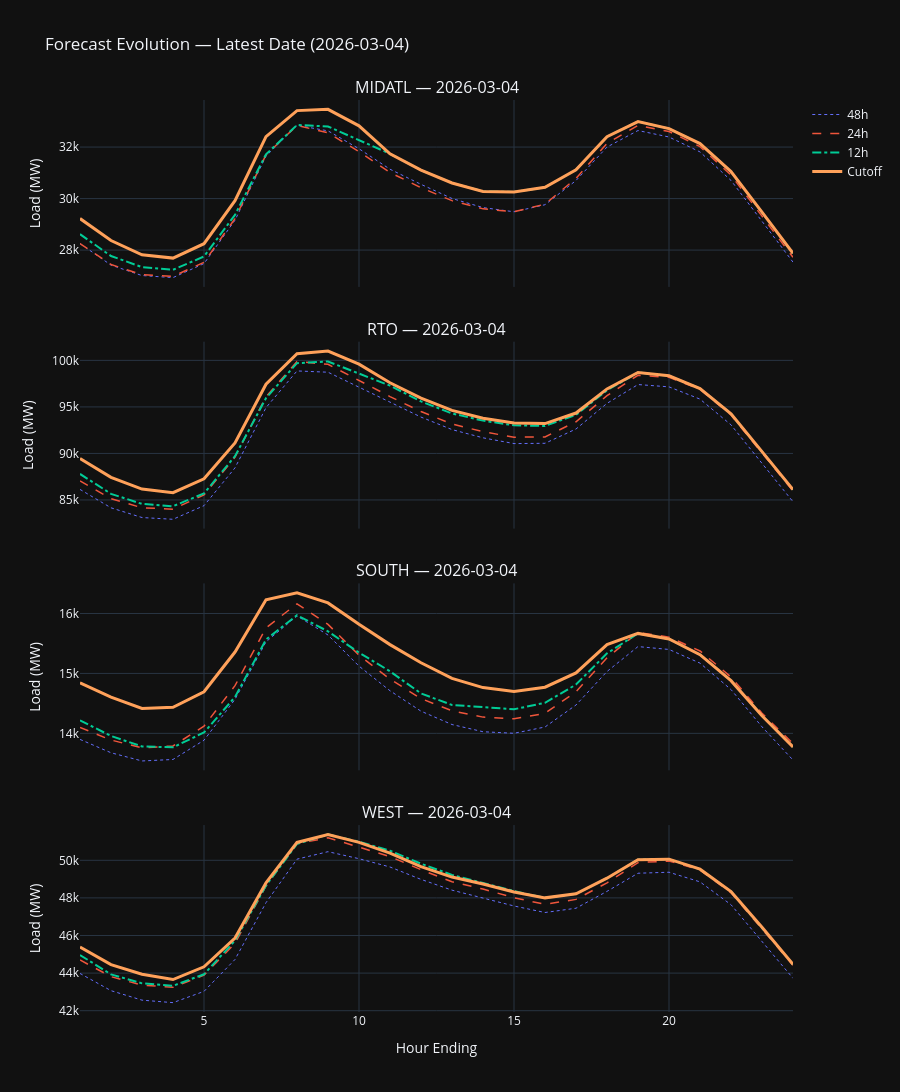

The cell this chart's notebook holds for it:
### Markdown cell above
## 3. Forecast Evolution — Cutoff vs Lookbacks

### Code cell
# For each region, overlay 48h → 24h → 12h → cutoff for the latest forecast_date
latest_date = df["forecast_date"].max()
df_latest = df[df["forecast_date"] == latest_date].copy()

regions = sorted(df_latest["region"].unique())
fig = make_subplots(
    rows=len(regions), cols=1,
    shared_xaxes=True,
    subplot_titles=[f"{r} — {latest_date}" for r in regions],
    vertical_spacing=0.06,
)

colors = {"48h": "#636EFA", "24h": "#EF553B", "12h": "#00CC96", "Cutoff": "#FFA15A"}
dashes = {"48h": "dot", "24h": "dash", "12h": "dashdot", "Cutoff": "solid"}

for i, region in enumerate(regions, 1):
    rdf = df_latest[df_latest["region"] == region].sort_values("hour_ending")

    for label, col, width in [
        ("48h", "load_mw_48h", 1),
        ("24h", "load_mw_24h", 1.5),
        ("12h", "load_mw_12h", 2),
        ("Cutoff", "cutoff_load_mw", 3),
    ]:
        fig.add_trace(
            go.Scatter(
                x=rdf["hour_ending"],
                y=rdf[col],
                name=label,
                line=dict(color=colors[label], dash=dashes[label], width=width),
                showlegend=(i == 1),
            ),
            row=i, col=1,
        )

fig.update_layout(
    height=300 * len(regions),
    template="plotly_dark",
    title_text=f"Forecast Evolution — Latest Date ({latest_date})",
)
fig.update_yaxes(title_text="Load (MW)")
fig.update_xaxes(title_text="Hour Ending", row=len(regions), col=1)
fig.show()

### Figure 1 — Plotly figure (JSON) as saved in the notebook; plotly's stock layout.template omitted (floating-point values rounded to 4 significant figures)
{"data": [{"line": {"color": "#636EFA", "dash": "dot", "width": 1}, "name": "48h", "showlegend": true, "type": "scatter", "x": [1, 2, 3, 4, 5, 6, 7, 8, 9, 10, 11, 12, 13, 14, 15, 16, 17, 18, 19, 20, 21, 22, 23, 24], "xaxis": "x", "y": [28250.0, 27420.0, 27010.0, 26930.0, 27480.0, 29160.0, 31650.0, 32840.0, 32630.0, 31940.0, 31140.0, 30550.0, 30000.0, 29650.0, 29490.0, 29760.0, 30700.0, 32000.0, 32640.0, 32390.0, 31810.0, 30700.0, 29120.0, 27530.0], "yaxis": "y"}, {"line": {"color": "#EF553B", "dash": "dash", "width": 1.5}, "name": "24h", "showlegend": true, "type": "scatter", "x": [1, 2, 3, 4, 5, 6, 7, 8, 9, 10, 11, 12, 13, 14, 15, 16, 17, 18, 19, 20, 21, 22, 23, 24], "xaxis": "x", "y": [28250.0, 27440.0, 27040.0, 26980.0, 27520.0, 29220.0, 31700.0, 32840.0, 32550.0, 31820.0, 31010.0, 30420.0, 29920.0, 29600.0, 29490.0, 29780.0, 30790.0, 32140.0, 32840.0, 32600.0, 32020.0, 30910.0, 29320.0, 27720.0], "yaxis": "y"}, {"line": {"color": "#00CC96", "dash": "dashdot", "width": 2}, "name": "12h", "showlegend": true, "type": "scatter", "x": [1, 2, 3, 4, 5, 6, 7, 8, 9, 10, 11, 12, 13, 14, 15, 16, 17, 18, 19, 20, 21, 22, 23, 24], "xaxis": "x", "y": [28620.0, 27770.0, 27340.0, 27230.0, 27750.0, 29370.0, 31720.0, 32860.0, 32800.0, 32280.0, 31740.0, 31110.0, 30600.0, 30280.0, 30260.0, 30440.0, 31120.0, 32400.0, 32990.0, 32720.0, 32140.0, 31050.0, 29470.0, 27880.0], "yaxis": "y"}, {"line": {"color": "#FFA15A", "dash": "solid", "width": 3}, "name": "Cutoff", "showlegend": true, "type": "scatter", "x": [1, 2, 3, 4, 5, 6, 7, 8, 9, 10, 11, 12, 13, 14, 15, 16, 17, 18, 19, 20, 21, 22, 23, 24], "xaxis": "x", "y": [29220.0, 28370.0, 27820.0, 27690.0, 28250.0, 29920.0, 32410.0, 33420.0, 33460.0, 32820.0, 31740.0, 31110.0, 30600.0, 30280.0, 30260.0, 30440.0, 31120.0, 32400.0, 32990.0, 32720.0, 32140.0, 31050.0, 29470.0, 27880.0], "yaxis": "y"}, {"line": {"color": "#636EFA", "dash": "dot", "width": 1}, "name": "48h", "showlegend": false, "type": "scatter", "x": [1, 2, 3, 4, 5, 6, 7, 8, 9, 10, 11, 12, 13, 14, 15, 16, 17, 18, 19, 20, 21, 22, 23, 24], "xaxis": "x2", "y": [86130.0, 84160.0, 83110.0, 82920.0, 84390.0, 88450.0, 94920.0, 98860.0, 98730.0, 97140.0, 95500.0, 93910.0, 92560.0, 91680.0, 91060.0, 91090.0, 92620.0, 95380.0, 97400.0, 97160.0, 95840.0, 93070.0, 88940.0, 84810.0], "yaxis": "y2"}, {"line": {"color": "#EF553B", "dash": "dash", "width": 1.5}, "name": "24h", "showlegend": false, "type": "scatter", "x": [1, 2, 3, 4, 5, 6, 7, 8, 9, 10, 11, 12, 13, 14, 15, 16, 17, 18, 19, 20, 21, 22, 23, 24], "xaxis": "x2", "y": [87050.0, 85140.0, 84160.0, 84010.0, 85540.0, 89600.0, 96090.0, 99880.0, 99570.0, 97850.0, 96110.0, 94500.0, 93160.0, 92340.0, 91740.0, 91780.0, 93400.0, 96200.0, 98400.0, 98170.0, 96880.0, 94130.0, 90030.0, 85970.0], "yaxis": "y2"}, {"line": {"color": "#00CC96", "dash": "dashdot", "width": 2}, "name": "12h", "showlegend": false, "type": "scatter", "x": [1, 2, 3, 4, 5, 6, 7, 8, 9, 10, 11, 12, 13, 14, 15, 16, 17, 18, 19, 20, 21, 22, 23, 24], "xaxis": "x2", "y": [87800.0, 85660.0, 84580.0, 84320.0, 85700.0, 89700.0, 95940.0, 99700.0, 99880.0, 98610.0, 97280.0, 95590.0, 94300.0, 93520.0, 93020.0, 92950.0, 94150.0, 96790.0, 98690.0, 98350.0, 96980.0, 94270.0, 90200.0, 86120.0], "yaxis": "y2"}, {"line": {"color": "#FFA15A", "dash": "solid", "width": 3}, "name": "Cutoff", "showlegend": false, "type": "scatter", "x": [1, 2, 3, 4, 5, 6, 7, 8, 9, 10, 11, 12, 13, 14, 15, 16, 17, 18, 19, 20, 21, 22, 23, 24], "xaxis": "x2", "y": [89450.0, 87430.0, 86170.0, 85780.0, 87280.0, 91140.0, 97430.0, 100700.0, 101000.0, 99600.0, 97600.0, 95950.0, 94630.0, 93780.0, 93280.0, 93210.0, 94340.0, 96930.0, 98690.0, 98350.0, 96980.0, 94270.0, 90200.0, 86120.0], "yaxis": "y2"}, {"line": {"color": "#636EFA", "dash": "dot", "width": 1}, "name": "48h", "showlegend": false, "type": "scatter", "x": [1, 2, 3, 4, 5, 6, 7, 8, 9, 10, 11, 12, 13, 14, 15, 16, 17, 18, 19, 20, 21, 22, 23, 24], "xaxis": "x3", "y": [13900.0, 13680.0, 13540.0, 13560.0, 13880.0, 14570.0, 15530.0, 15960.0, 15640.0, 15120.0, 14710.0, 14370.0, 14150.0, 14030.0, 14000.0, 14110.0, 14470.0, 15030.0, 15450.0, 15400.0, 15170.0, 14730.0, 14110.0, 13550.0], "yaxis": "y3"}, {"line": {"color": "#EF553B", "dash": "dash", "width": 1.5}, "name": "24h", "showlegend": false, "type": "scatter", "x": [1, 2, 3, 4, 5, 6, 7, 8, 9, 10, 11, 12, 13, 14, 15, 16, 17, 18, 19, 20, 21, 22, 23, 24], "xaxis": "x3", "y": [14100.0, 13890.0, 13760.0, 13790.0, 14120.0, 14800.0, 15760.0, 16160.0, 15820.0, 15300.0, 14900.0, 14580.0, 14380.0, 14270.0, 14240.0, 14330.0, 14700.0, 15260.0, 15680.0, 15610.0, 15380.0, 14940.0, 14340.0, 13830.0], "yaxis": "y3"}, {"line": {"color": "#00CC96", "dash": "dashdot", "width": 2}, "name": "12h", "showlegend": false, "type": "scatter", "x": [1, 2, 3, 4, 5, 6, 7, 8, 9, 10, 11, 12, 13, 14, 15, 16, 17, 18, 19, 20, 21, 22, 23, 24], "xaxis": "x3", "y": [14220.0, 13960.0, 13780.0, 13770.0, 14010.0, 14610.0, 15560.0, 15970.0, 15700.0, 15350.0, 15040.0, 14660.0, 14470.0, 14440.0, 14400.0, 14510.0, 14810.0, 15340.0, 15670.0, 15570.0, 15310.0, 14880.0, 14290.0, 13770.0], "yaxis": "y3"}, {"line": {"color": "#FFA15A", "dash": "solid", "width": 3}, "name": "Cutoff", "showlegend": false, "type": "scatter", "x": [1, 2, 3, 4, 5, 6, 7, 8, 9, 10, 11, 12, 13, 14, 15, 16, 17, 18, 19, 20, 21, 22, 23, 24], "xaxis": "x3", "y": [14840.0, 14600.0, 14420.0, 14440.0, 14690.0, 15360.0, 16230.0, 16350.0, 16180.0, 15820.0, 15480.0, 15180.0, 14920.0, 14760.0, 14700.0, 14770.0, 15010.0, 15480.0, 15670.0, 15570.0, 15310.0, 14880.0, 14290.0, 13770.0], "yaxis": "y3"}, {"line": {"color": "#636EFA", "dash": "dot", "width": 1}, "name": "48h", "showlegend": false, "type": "scatter", "x": [1, 2, 3, 4, 5, 6, 7, 8, 9, 10, 11, 12, 13, 14, 15, 16, 17, 18, 19, 20, 21, 22, 23, 24], "xaxis": "x4", "y": [43980.0, 43070.0, 42560.0, 42430.0, 43030.0, 44720.0, 47750.0, 50060.0, 50460.0, 50080.0, 49640.0, 48980.0, 48410.0, 48000.0, 47570.0, 47220.0, 47450.0, 48350.0, 49310.0, 49360.0, 48850.0, 47640.0, 45710.0, 43720.0], "yaxis": "y4"}, {"line": {"color": "#EF553B", "dash": "dash", "width": 1.5}, "name": "24h", "showlegend": false, "type": "scatter", "x": [1, 2, 3, 4, 5, 6, 7, 8, 9, 10, 11, 12, 13, 14, 15, 16, 17, 18, 19, 20, 21, 22, 23, 24], "xaxis": "x4", "y": [44700.0, 43810.0, 43360.0, 43240.0, 43890.0, 45580.0, 48630.0, 50880.0, 51200.0, 50720.0, 50200.0, 49500.0, 48860.0, 48470.0, 48010.0, 47660.0, 47920.0, 48800.0, 49880.0, 49960.0, 49480.0, 48270.0, 46370.0, 44420.0], "yaxis": "y4"}, {"line": {"color": "#00CC96", "dash": "dashdot", "width": 2}, "name": "12h", "showlegend": false, "type": "scatter", "x": [1, 2, 3, 4, 5, 6, 7, 8, 9, 10, 11, 12, 13, 14, 15, 16, 17, 18, 19, 20, 21, 22, 23, 24], "xaxis": "x4", "y": [44960.0, 43930.0, 43450.0, 43320.0, 43940.0, 45730.0, 48660.0, 50870.0, 51380.0, 50980.0, 50510.0, 49820.0, 49220.0, 48810.0, 48360.0, 48000.0, 48220.0, 49050.0, 50040.0, 50060.0, 49530.0, 48340.0, 46430.0, 44470.0], "yaxis": "y4"}, {"line": {"color": "#FFA15A", "dash": "solid", "width": 3}, "name": "Cutoff", "showlegend": false, "type": "scatter", "x": [1, 2, 3, 4, 5, 6, 7, 8, 9, 10, 11, 12, 13, 14, 15, 16, 17, 18, 19, 20, 21, 22, 23, 24], "xaxis": "x4", "y": [45390.0, 44450.0, 43940.0, 43660.0, 44340.0, 45860.0, 48800.0, 50950.0, 51360.0, 50950.0, 50380.0, 49670.0, 49110.0, 48740.0, 48320.0, 48000.0, 48220.0, 49050.0, 50040.0, 50060.0, 49530.0, 48340.0, 46430.0, 44470.0], "yaxis": "y4"}], "layout": {"annotations": [{"font": {"size": 16}, "showarrow": false, "text": "MIDATL — 2026-03-04", "x": 0.5, "xanchor": "center", "xref": "paper", "y": 1, "yanchor": "bottom", "yref": "paper"}, {"font": {"size": 16}, "showarrow": false, "text": "RTO — 2026-03-04", "x": 0.5, "xanchor": "center", "xref": "paper", "y": 0.735, "yanchor": "bottom", "yref": "paper"}, {"font": {"size": 16}, "showarrow": false, "text": "SOUTH — 2026-03-04", "x": 0.5, "xanchor": "center", "xref": "paper", "y": 0.47, "yanchor": "bottom", "yref": "paper"}, {"font": {"size": 16}, "showarrow": false, "text": "WEST — 2026-03-04", "x": 0.5, "xanchor": "center", "xref": "paper", "y": 0.205, "yanchor": "bottom", "yref": "paper"}], "height": 1200, "title": {"text": "Forecast Evolution — Latest Date (2026-03-04)"}, "xaxis": {"anchor": "y", "domain": [0, 1], "matches": "x4", "showticklabels": false}, "xaxis2": {"anchor": "y2", "domain": [0, 1], "matches": "x4", "showticklabels": false}, "xaxis3": {"anchor": "y3", "domain": [0, 1], "matches": "x4", "showticklabels": false}, "xaxis4": {"anchor": "y4", "domain": [0, 1], "title": {"text": "Hour Ending"}}, "yaxis": {"anchor": "x", "domain": [0.795, 1], "title": {"text": "Load (MW)"}}, "yaxis2": {"anchor": "x2", "domain": [0.53, 0.735], "title": {"text": "Load (MW)"}}, "yaxis3": {"anchor": "x3", "domain": [0.265, 0.47], "title": {"text": "Load (MW)"}}, "yaxis4": {"anchor": "x4", "domain": [0, 0.205], "title": {"text": "Load (MW)"}}}}
